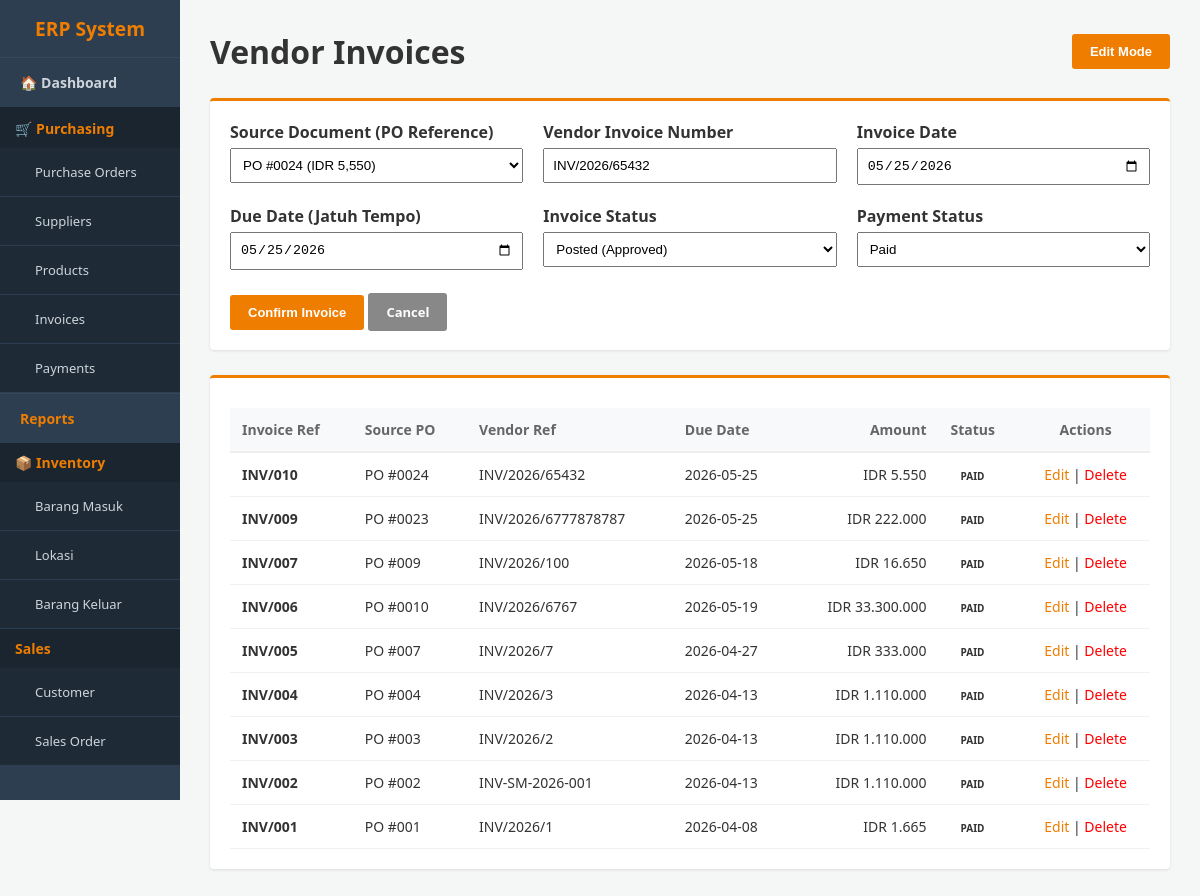
/invoice.php?edit=10, run on the app's committed database.
### tables this page shows
CREATE TABLE `invoice` (
  `id_invoice` int(11) NOT NULL,
  `fk_purchase` int(11) DEFAULT NULL,
  `nomor_invoice_vendor` varchar(100) DEFAULT NULL,
  `tanggal_invoice` date DEFAULT NULL,
  `tanggal_jatuh_tempo` date DEFAULT NULL,
  `status_invoice` enum('draft','posted','cancel') DEFAULT 'draft',
  `status_pembayaran` enum('unpaid','partial','paid') DEFAULT 'unpaid',
  `total_tagihan` decimal(15,2) NOT NULL
);

CREATE TABLE `transaksi_purchase` (
  `id_purchase` int(11) NOT NULL,
  `fk_supplier` int(11) DEFAULT NULL,
  `tanggal_order` date DEFAULT NULL,
  `tanggal_target_kedatangan` date DEFAULT NULL,
  `status_dokumen` enum('draft','sent','purchase','done','cancel') DEFAULT 'draft',
  `total_sebelum_pajak` decimal(15,2) DEFAULT 0.00,
  `pajak_ppn` decimal(15,2) DEFAULT 0.00,
  `total_keseluruhan` decimal(15,2) DEFAULT 0.00
);

### invoice.php (the view, shortened to what this page needs)
<?php
include 'config.php';
include 'header.php';
$val = ['id_invoice'=>'','fk_purchase'=>'','nomor_invoice_vendor'=>'','tanggal_invoice'=>'','tanggal_jatuh_tempo'=>'','status_invoice'=>'draft','status_pembayaran'=>'unpaid','total_tagihan'=>0];
if (isset($_GET['edit'])) {
    $id = $_GET['edit'];
    $res = mysqli_query($conn, "SELECT * FROM invoice WHERE id_invoice = $id");
    $val = mysqli_fetch_assoc($res);
}
?>
<div class="header-bar">
    <h1>Vendor Invoices</h1>
    <button onclick="toggleForm()" class="btn-orange"><?= isset($_GET['edit']) ? 'Edit Mode' : '+ Create Bill' ?></button>
</div>
<div id="form-invoice" class="card" style="display: <?= isset($_GET['edit']) ? 'block' : 'none' ?>; margin-bottom: 25px;">
    <form method="POST">
        <div style="display: grid; grid-template-columns: repeat(3, 1fr); gap: 20px;">
            <div>
                <label><strong>Source Document (PO Reference)</strong></label>
                <select name="fk_purchase" style="width:100%; padding:8px; margin-top:5px;" required>
                    <?php
                    $po_list = mysqli_query($conn, "SELECT id_purchase, total_keseluruhan FROM transaksi_purchase");
                    while($p = mysqli_fetch_assoc($po_list)) {
                        $sel = ($p['id_purchase'] == $val['fk_purchase']) ? 'selected' : '';
                        echo "<option value='{$p['id_purchase']}' $sel>PO #00{$p['id_purchase']} (IDR ".number_format($p['total_keseluruhan'],0).")</option>";
                    }
                    ?>
                </select>
            </div>
            <div>
                <label><strong>Vendor Invoice Number</strong></label>
                <input type="text" name="nomor_invoice_vendor" style="width:100%; padding:8px; margin-top:5px;" value="<?= $val['nomor_invoice_vendor'] ?>" placeholder="e.g. INV/2026/XYZ" required>
            </div>
            <div>
                <label><strong>Invoice Date</strong></label>
                <input type="date" name="tanggal_invoice" style="width:100%; padding:8px; margin-top:5px;" value="<?= $val['tanggal_invoice'] ?>" required>
            </div>
            <div>
                <label><strong>Due Date (Jatuh Tempo)</strong></label>
                <input type="date" name="tanggal_jatuh_tempo" style="width:100%; padding:8px; margin-top:5px;" value="<?= $val['tanggal_jatuh_tempo'] ?>" required>
            </div>
            <div>
                <label><strong>Invoice Status</strong></label>
                <select name="status_invoice" style="width:100%; padding:8px; margin-top:5px;">
                    <option value="posted" <?= $val['status_invoice']=='posted'?'selected':'' ?>>Posted (Approved)</option>
                </select>
            </div>
            <div>
                <label><strong>Payment Status</strong></label>
                <select name="status_pembayaran" style="width:100%; padding:8px; margin-top:5px;">
                    <option value="paid" <?= $val['status_pembayaran']=='paid'?'selected':'' ?>>Paid</option>
                </select>
            </div>
        </div>
        <div style="margin-top: 25px;">
            <button type="submit" name="save_invoice" class="btn-orange">Confirm Invoice</button>
            <a href="invoice.php" class="btn-orange" style="background:#888; text-decoration:none;">Cancel</a>
        </div>
    </form>
</div>
<div class="card">
    <table>
        <thead>
            <tr>
                <th>Invoice Ref</th>
                <th>Source PO</th>
                <th>Vendor Ref</th>
                <th>Due Date</th>
                <th style="text-align:right">Amount</th>
                <th>Status</th>
                <th style="text-align:center">Actions</th>
            </tr>
        </thead>
        <tbody>
            <?php
            $sql = "SELECT i.*, p.id_purchase FROM invoice i
                    JOIN transaksi_purchase p ON i.fk_purchase = p.id_purchase ORDER BY i.id_invoice DESC";
            $res = mysqli_query($conn, $sql);
            while($row = mysqli_fetch_assoc($res)) {
                $pay_status = ($row['status_pembayaran'] == 'paid') ? 'bg-posted' : (($row['status_pembayaran'] == 'unpaid') ? 'bg-draft' : 'bg-sent');
                echo "<tr>
                    <td><strong>INV/".str_pad($row['id_invoice'], 3, '0', STR_PAD_LEFT)."</strong></td>
                    <td>PO #00{$row['id_purchase']}</td>
                    <td>{$row['nomor_invoice_vendor']}</td>
                    <td>{$row['tanggal_jatuh_tempo']}</td>
                    <td style='text-align:right'>IDR ".number_format($row['total_tagihan'], 0, ',', '.')."</td>
                    <td><span class='badge $pay_status'>".strtoupper($row['status_pembayaran'])."</span></td>
                    <td style='text-align:center'>
                        <a href='invoice.php?edit={$row['id_invoice']}' style='color:#ef7d00; text-decoration:none;'>Edit</a> |
                        <a href='invoice.php?delete={$row['id_invoice']}' style='color:red; text-decoration:none;' onclick='return confirm(\"Hapus Invoice ini?\")'>Delete</a>
                    </td>
                </tr>";
            }
            ?>
        </tbody>
    </table>
</div>
<?php echo "</div></body></html>"; ?>

### header.php (style rules this page uses)
* { box-sizing: border-box; margin: 0; padding: 0; }
body { font-family: 'Segoe UI', Arial, sans-serif; background-color: #f4f7f6; display: flex; color: #333; }
.header-bar { display: flex; justify-content: space-between; align-items: center; margin-bottom: 25px; }
.card { background: white; padding: 20px; border-radius: 4px; box-shadow: 0 1px 3px rgba(0,0,0,0.1); border-top: 3px solid #ef7d00; }
table { width: 100%; border-collapse: collapse; margin-top: 10px; font-size: 14px; }
table th { background-color: #f8f9fa; text-align: left; padding: 12px; border-bottom: 2px solid #eee; color: #666; }
table td { padding: 12px; border-bottom: 1px solid #f1f1f1; }
.btn-orange { background-color: #ef7d00; color: white; padding: 10px 18px; border: none; border-radius: 3px; cursor: pointer; text-decoration: none; font-size: 13px; font-weight: bold; }
.badge { padding: 4px 10px; border-radius: 20px; font-size: 10px; font-weight: bold; }

### data on the page
invoice: nomor_invoice_vendor "INV/2026/65432", tanggal_invoice "05/25/2026", tanggal_jatuh_tempo "05/25/2026", status_invoice "Posted (Approved)", status_pembayaran "Paid", id_invoice "010", fk_purchase.id_purchase "24", tanggal_jatuh_tempo "2026-05-25", total_tagihan "5.550", status_pembayaran "PAID"
invoice: id_invoice "009", fk_purchase.id_purchase "23", nomor_invoice_vendor "INV/2026/6777878787", tanggal_jatuh_tempo "2026-05-25", total_tagihan "222.000", status_pembayaran "PAID"
invoice: id_invoice "007", fk_purchase.id_purchase "9", nomor_invoice_vendor "INV/2026/100", tanggal_jatuh_tempo "2026-05-18", total_tagihan "16.650", status_pembayaran "PAID"
invoice: id_invoice "006", fk_purchase.id_purchase "10", nomor_invoice_vendor "INV/2026/6767", tanggal_jatuh_tempo "2026-05-19", total_tagihan "33.300.000", status_pembayaran "PAID"
invoice: id_invoice "005", fk_purchase.id_purchase "7", nomor_invoice_vendor "INV/2026/7", tanggal_jatuh_tempo "2026-04-27", total_tagihan "333.000", status_pembayaran "PAID"
invoice: id_invoice "004", fk_purchase.id_purchase "4", nomor_invoice_vendor "INV/2026/3", tanggal_jatuh_tempo "2026-04-13", total_tagihan "1.110.000", status_pembayaran "PAID"
invoice: id_invoice "003", fk_purchase.id_purchase "3", nomor_invoice_vendor "INV/2026/2", tanggal_jatuh_tempo "2026-04-13", total_tagihan "1.110.000", status_pembayaran "PAID"
invoice: id_invoice "002", fk_purchase.id_purchase "2", nomor_invoice_vendor "INV-SM-2026-001", tanggal_jatuh_tempo "2026-04-13", total_tagihan "1.110.000", status_pembayaran "PAID"
invoice: id_invoice "001", fk_purchase.id_purchase "1", nomor_invoice_vendor "INV/2026/1", tanggal_jatuh_tempo "2026-04-08", total_tagihan "1.665", status_pembayaran "PAID"
